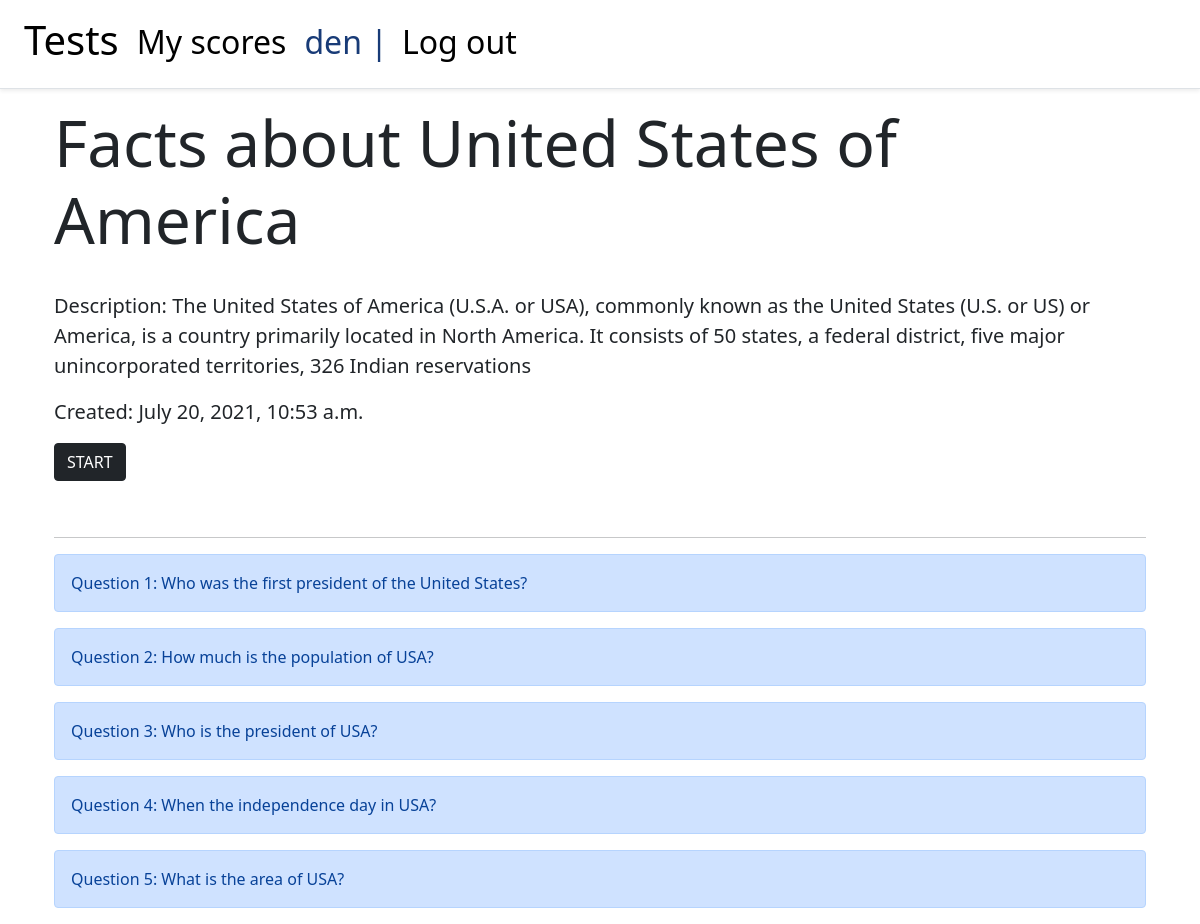
/1/ (signed in), run on the app's committed database.
### tests/models.py (models this page shows, shortened)
class Test(models.Model):
    title = models.CharField(max_length=200, blank=True, null=True, unique=True)
    questions = models.ManyToManyField(Question, related_name="test", blank=True)
    description = models.CharField(max_length=280, blank=True)
    image_src = models.CharField(max_length=120, blank=True, default="https://source.unsplash.com/random")
    created_at = models.DateTimeField(auto_now_add=True)

class Question(models.Model):
    text = models.TextField()
    options = models.ManyToManyField(Option, related_name='question_set')
    right_option = models.ForeignKey(Option, on_delete=models.CASCADE, related_name='question')

### tests/views.py (the view)
# urls.py: path('<int:pk>/', TestDetailView.as_view(), name='post_detail'),
class TestDetailView(DetailView):
    model = Test
    template_name = 'tests/detail.html'

### templates/tests/detail.html (shortened to what this page needs)
{% extends '_base.html' %}
{% block content %}
<div class="container">
<h1 class="post__title">{{test.title}}</h1>
<p class="lead">
    Description: {{test.description}}
</p>
<p class="lead">
    Created: {{test.created_at}}
</p>
<a href="{% url 'start' test.id %}" type="button" class="btn btn-dark glow" style="margin-bottom: 5vh;">START</a>
<hr/>
<div>
    {% for question in test.questions.all %}
    <div class = "alert alert-primary" role="alert">
        Question {{forloop.counter}}:  {{question.text}}
    </div>
    {% endfor %}
</div>
{% endblock content %}

### templates/_base.html (shortened to what this page needs)
{% load static %}
<!DOCTYPE html>
<html>
<head>
    <link rel="stylesheet" href="{% static 'css/base.css' %}">
    <link rel="stylesheet" href="{% static 'css/register.css' %}">
    <link rel="stylesheet" href="{% static 'css/table.css' %}">
    <link href="https://cdn.jsdelivr.net/npm/bootstrap@5.0.0-beta2/dist/css/bootstrap.min.css" rel="stylesheet">
</head>
<body>
    <header>
        <div class="d-flex flex-column flex-md-row align-items-center p-3 px-md-4
        mb-3 bg-white border-bottom shadow-sm">
            <a href="/" class="title__nav"><h1>Tests</h1></a>
            <a  href="{% url 'myscores' %}" class="title__nav"><h2 class="create__nav">My scores</h2></a>
            {% if user.is_authenticated %}
            <div class="title__nav" style="margin-right: 14px;"><h2 class="user__nav">{{user.username}} |</h2></div>
            <a href="{% url 'logout' %}" class="title__nav"><h2 class="create__nav">Log out</h2></a>
            {% else %}
            <a  href="{% url 'register' %}" class="title__nav"><h2 class="create__nav">Sign up</h2></a>
            <a href="{% url 'login' %}" class="title__nav"><h2 class="create__nav">Sign in</h2></a>
            {% endif %}
        </div>
    </header>
        <div class="container">
            {% block content %}
            {% endblock content %}
        </div>
</body>
</html>

### static/css/base.css (style rules this page uses)
.title__nav { text-decoration: none; color: black; margin-right: 1.5vw; }
.create__nav { padding-top: 5px; }
.user__nav { padding-top: 5px; color:#183b77; }
.post__title { font-size: 8vh; margin-bottom: 4vh; }
.glow { animation: glowing 1300ms infinite; }

### data on the page
Test: title "Facts about United States of America", description "The United States of America (U.S.A. or USA), commonly known as the United States (U.S. or US) or America, is a country primarily located in North America. It consists of 50 states, a federal district, five major unincorporated territories, 326 Indian reservations", created_at "July 20, 2021, 10:53 a.m."
Question: text "Who was the first president of the United States?"
Question: text "How much is the population of USA?"
Question: text "Who is the president of USA?"
Question: text "When the independence day in USA?"
Question: text "What is the area of USA?"

### other printed values
{{ user.username }} "den"
